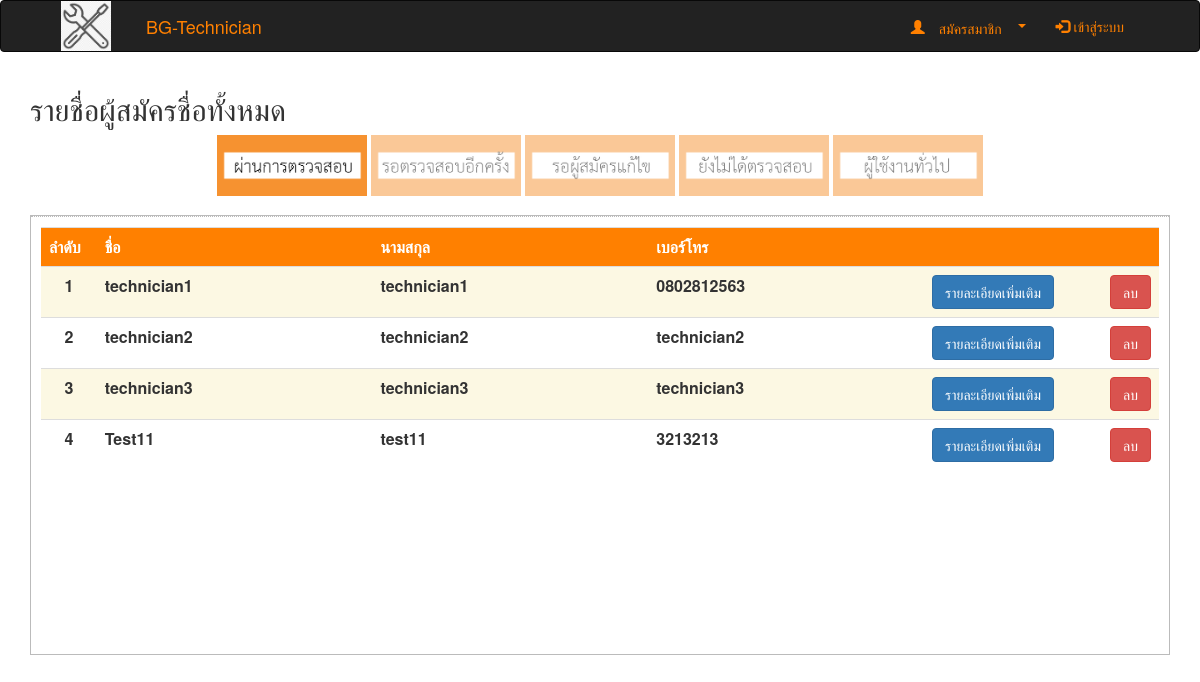
Page /admin-index.php on the earlier database version.
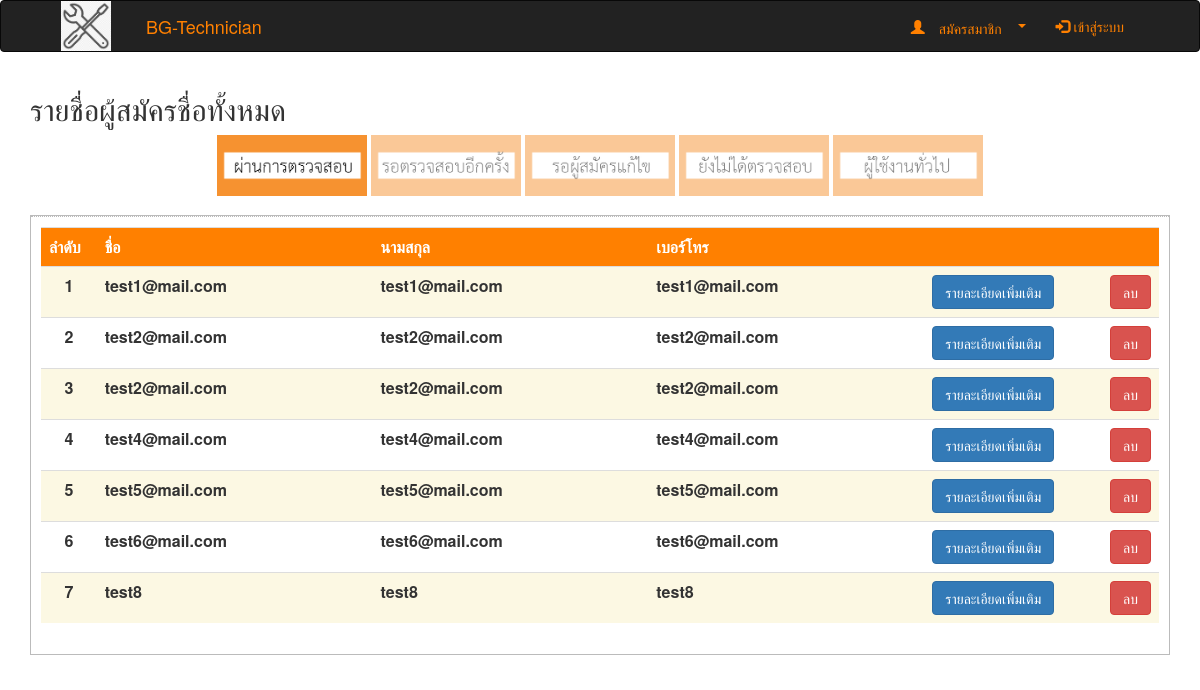
Same page on the later database version.
### tables this page shows
CREATE TABLE `users` (
  `id` int(10) NOT NULL,
  `email` varchar(100) NOT NULL,
  `password` varchar(1000) NOT NULL,
  `firstname` varchar(100) NOT NULL,
  `lastname` varchar(100) NOT NULL,
  `sex` enum('male','female') NOT NULL,
  `address` varchar(1000) DEFAULT NULL,
  `contact` varchar(100) DEFAULT NULL,
  `detail` varchar(1000) DEFAULT NULL,
  `status` enum('user','admin','technician','wait','wait-fix','fixed') NOT NULL,
  `avatar_path` varchar(1000) DEFAULT NULL,
  `certificate_id` varchar(100) DEFAULT NULL,
  `star` float NOT NULL
);

### admin-index.php (the view, shortened to what this page needs)
<?php
require 'header.php';
require 'connection.php';
@$str = $_POST['test'];
if ($str == 'fixed') {
    $query = "SELECT * FROM users WHERE status = 'fixed'";
    $result = mysqli_query($connect, $query);
} else if ($str == 'wait-fix') {
    $query = "SELECT * FROM users WHERE status = 'wait-fix'";
    $result = mysqli_query($connect, $query);
} else if ($str == 'wait') {
    $query = "SELECT * FROM users WHERE status = 'wait'";
    $result = mysqli_query($connect, $query);
} else if ($str == 'user') {
    $query = "SELECT * FROM users WHERE status = 'user'";
    $result = mysqli_query($connect, $query);
} else {
    $query = "SELECT * FROM users WHERE status='technician'";
    $result = mysqli_query($connect, $query);
}
?>
<!DOCTYPE html>
<html lang="en">
<head>
    <link rel="stylesheet" href="css/style-admin.css" type="text/css">
</head>
<body>
<div class="container">
    <h2>รายชื่อผู้สมัครชื่อทั้งหมด</h2>
    <div align="center">
        <form name="form" action="admin-index.php" method="post">
            <label>
                <img src="img/pass.jpg">
            </label>
            <label>
                <img src="img/wait-2.jpg">
            </label>
            <label>
                <img src="img/wait.jpg">
            </label>
            <label>
                <img src="img/not.jpg">
            </label>
            <label>
                <img src="img/user.jpg">
            </label>
        </form>
    </div>
    <div class="detailBox">
        <div class="actionBox">
            <ul class="commentList">
                <div class="table-responsive">
                    <table class="table table-hover">
                        <tbody>
                            <tr style="color: white; background-color:#ff8000;">
                            <th>ลำดับ</th>
                            <th>ชื่อ</th>
                            <th>นามสกุล</th>
                            <th>เบอร์โทร</th>
                            <th></th>
                            <th></th>
                        </tr>
                        <?php
                        $counter = 1;
                        while ($row = mysqli_fetch_array($result)) { ?>
                            <tr class="<?php if(($counter%2)==0){echo "default";}else{ echo "warning";}?>">
                                <th width="5%" style="text-align: center"><?php echo $counter ?></th>
                                <th width="25%"><?php echo $row['firstname']; ?></th>
                                <th width="25%"><?php echo $row['lastname']; ?></th>
                                <th width="25%"><?php echo $row['contact']; ?></th>
                                <th width="16%" align="center"><a href="profile-all.php?id=<?php echo $row['id'] ?>"
                                                                  class="btn btn-primary">รายละเอียดเพิ่มเติม</a></th>
                                <th width="4%" align="center"><a class="btn btn-danger" href="delete.php?id=<?php echo $row['id']; ?>"
                                                                 onClick="return confirm('คุณต้องการที่จะลบผู้ใช้ ท่านนี้ ใช่หรือไม่');">ลบ</a>
                                </th>
                            </tr>
                            <?php $counter = $counter + 1;
                        }?>
                        </tbody>
                    </table>
                </div>
            </ul>
        </div>
    </div>
</div>
</body>
</html>

### header.php (shortened to what this page needs)
<head>
    <link rel="stylesheet" href="https://maxcdn.bootstrapcdn.com/bootstrap/3.4.1/css/bootstrap.min.css">
    <link rel="stylesheet" href="https://unpkg.com/bootstrap@3.3.7/dist/css/bootstrap.min.css">
    <link rel="stylesheet" href="css/style.css" type="text/css">
    <link rel="stylesheet" href="css/style-admin.css" type="text/css">
</head>
<nav class="navbar navbar-inverse" >
    <div style="padding-left: 5%; padding-right: 5% " >
        <?php
        if(isset($_SESSION['email']) && (($_SESSION['status']=="wait") || ($_SESSION['status']=="wait-fix" || ($_SESSION['status']=="fixed") ))) {
            ?>
            <div class="navbar-header">
                <button type="button" class="navbar-toggle" data-toggle="collapse" data-target="#myNavbar"></button>
                <a href="wait-status.php?email=<?php echo $_SESSION['email'];?>&id=<?php echo $_SESSION['id'];?>"><img src="img/logo.png" align="left" width="50px" height="auto" border="0"                                               style="margin-right:20px"/></a>
                <a href="wait-status.php?email=<?php echo $_SESSION['email'];?>&id=<?php echo $_SESSION['id'];?>" class="navbar-brand" style="color: #ff8000">BG-Technician</a>
            </div>
        <?php }else{?>
            <div class="navbar-header">
                <a href="index.php"><img src="img/logo.png" align="left" width="50px" height="auto" border="0" style="margin-right:20px"/></a>
                <a href="index.php" class="navbar-brand" style="color: #ff8000">BG-Technician</a>
            </div>
        <?php }
        ?>
        <div class="collapse navbar-collapse" id="myNavbar">
            <ul class="nav navbar-nav navbar-right">
                <?php
                if (isset($_SESSION['email']) && ($_SESSION['status']=="user")) {
                    ?>
                    <li><a href="profile-member.php" style="color: #ff8000"><span class="glyphicon glyphicon-user" ></span> โปรไฟล์ </a></li>
                    <li><a href="logout.php" style="color: #ff8000"><span class="glyphicon glyphicon-log-out"></span> ออกจากระบบ </a></li>
                    <?php
                } elseif(isset($_SESSION['email']) && ($_SESSION['status']=="technician")){
                    ?>
                    <li><a href="profile-technician.php" style="color: #ff8000"><span class="glyphicon glyphicon-user"></span> โปรไฟล์ </a></li>
                    <li><a href="logout.php" style="color: #ff8000"><span class="glyphicon glyphicon-log-out"></span> ออกจากระบบ </a></li>
                    <?php
                }elseif(isset($_SESSION['email']) && ($_SESSION['status']=="admin")){
                    ?>
                    <li><a href="logout.php" style="color: #ff8000"><span class="glyphicon glyphicon-log-out"></span> ออกจากระบบ </a></li>
                    <?php
                }elseif(isset($_SESSION['email']) && (($_SESSION['status']=="wait") || ($_SESSION['status']=="wait-fix") ||($_SESSION['status']=="fixed") )){
                    ?>
                    <li><a href="logout.php" style="color: #ff8000"><span class="glyphicon glyphicon-log-out"></span> ออกจากระบบ </a></li>
                    <?php
                }else{
                    ?>
                    <li class="dropdown" style="color: #ff8000"><a class="glyphicon glyphicon-user" data-toggle="dropdown" href="#" style="color: #ff8000"> สมัครสมาชิก <span class="caret"></span></a>
                    </li>
                    <li><a href="login.php" style="color: #ff8000"><span class="glyphicon glyphicon-log-in" style="t"></span> เข้าสู่ระบบ </a></li>
                    <?php
                }
                ?>
            </ul>
        </div>
    </div>
</nav>

### css/style-admin.css (style rules this page uses)
body { font-family: sans-serif; }
.img-checker + img { opacity: 0.5; cursor: pointer; width: 150px; }
.img-checker:checked + img { opacity: 1.0; }

### admin-index.php (style rules this page uses)
.detailBox { width:100%; height: 55%; border:1px solid #bbb; }
.commentList { padding:0; list-style:none; max-height:95%; max-width: 100%; overflow:auto; }
.actionBox { border-top:1px dotted #bbb; padding:10px; }

Differences in the rows shown:
removed users: firstname "technician1", lastname "technician1", contact "0802812563"
removed users: firstname "technician2", lastname "technician2", contact "technician2"
removed users: firstname "technician3", lastname "technician3", contact "technician3"
removed users: firstname "Test11", lastname "test11", contact "3213213"
added users: firstname "test1@mail.com", lastname "test1@mail.com", contact "test1@mail.com"
added users: firstname "test2@mail.com", lastname "test2@mail.com", contact "test2@mail.com"
added users: firstname "test2@mail.com", lastname "test2@mail.com", contact "test2@mail.com"
added users: firstname "test4@mail.com", lastname "test4@mail.com", contact "test4@mail.com"
added users: firstname "test5@mail.com", lastname "test5@mail.com", contact "test5@mail.com"
added users: firstname "test6@mail.com", lastname "test6@mail.com", contact "test6@mail.com"
added users: firstname "test8", lastname "test8", contact "test8"
